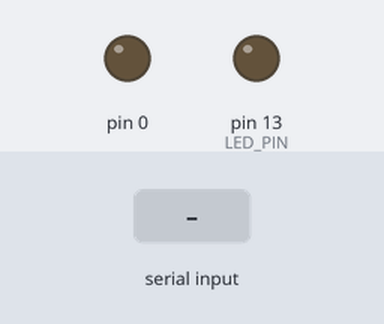
Bench run of a sketch on a simulated Arduino Uno, built for the host (arithmetic inside an expression is 32-bit, double 64-bit). Shown: output pins drawn as LEDs (lit = HIGH). Dashed ring = blinking. Inputs (shaded band) come from the test bench. What the sketch prints to the serial monitor is not drawn.

Above: at 1.2 s.
1.3 s: "3\n" received over Serial
At 1.55 s:
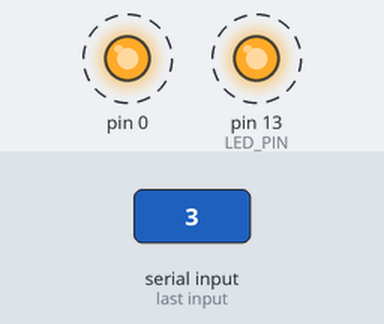
4.3 s: "5\n" received over Serial
At 5.3 s:
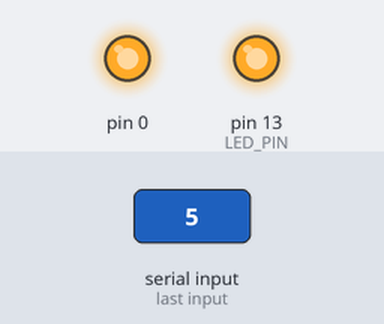
7.3 s: "1\n" received over Serial
Timing chart, 0 to 10.3 s (numbered marks = the images above; inputs shaded):
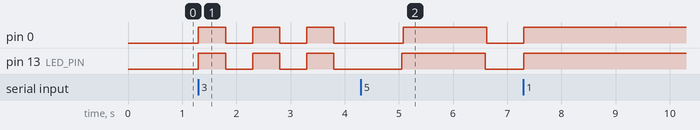

Measured:
- after the input at 1.3 s, pin 0, pin 13 (LED_PIN): alternates HIGH for 0.50 s and LOW for 0.50 s, starting at once

The sketch:

LaserModule.ino
```cpp
/*
 * 레이저 모듈 테스트 (KY-008 Laser Module)
 * 보드: NUCLEO-F103RB (STM32F103RBT6)
 * 환경: Arduino IDE with STM32duino
 *
 * 핀 연결:
 *   - VCC(중앙): 5V
 *   - GND(-): GND
 *   - Signal(S): PA0
 */

#define LASER_PIN PA0        // 레이저 제어 핀
#define LED_PIN LED_BUILTIN  // 내장 LED (PA5)

// 동작 모드
enum LaserMode {
  MODE_ON,
  MODE_OFF,
  MODE_BLINK,
  MODE_SOS,
  MODE_FADE
};

LaserMode currentMode = MODE_OFF;
unsigned long previousMillis = 0;
bool laserState = false;

// SOS 모드용 변수
const int sosPattern[] = {1, 0, 1, 0, 1, 0, 0, 0,   // S: ...
                          1, 1, 1, 0, 1, 1, 1, 0, 1, 1, 1, 0, 0, 0,  // O: ---
                          1, 0, 1, 0, 1, 0, 0, 0, 0, 0};  // S: ...
const int sosLength = 30;
int sosIndex = 0;
const int dotDuration = 150;

// PWM Fade 모드용 변수
int brightness = 0;
int fadeAmount = 5;

void setup() {
  Serial.begin(115200);
  while (!Serial) {
    ;
  }

  pinMode(LASER_PIN, OUTPUT);
  pinMode(LED_PIN, OUTPUT);
  digitalWrite(LASER_PIN, LOW);

  Serial.println("================================");
  Serial.println("레이저 모듈 테스트");
  Serial.println("NUCLEO-F103RB");
  Serial.println("================================");
  Serial.println();
  Serial.println("명령어:");
  Serial.println("  1: 레이저 ON");
  Serial.println("  2: 레이저 OFF");
  Serial.println("  3: 깜빡임 모드");
  Serial.println("  4: SOS 모드");
  Serial.println("  5: 밝기 조절(Fade) 모드");
  Serial.println();
  Serial.println("⚠️  주의: 눈에 직접 비추지 마세요!");
  Serial.println();
}

void loop() {
  // 시리얼 명령 처리
  if (Serial.available() > 0) {
    char cmd = Serial.read();
    processCommand(cmd);
  }

  // 현재 모드에 따른 동작
  switch (currentMode) {
    case MODE_ON:
      digitalWrite(LASER_PIN, HIGH);
      digitalWrite(LED_PIN, HIGH);
      break;

    case MODE_OFF:
      digitalWrite(LASER_PIN, LOW);
      digitalWrite(LED_PIN, LOW);
      break;

    case MODE_BLINK:
      blinkMode();
      break;

    case MODE_SOS:
      sosMode();
      break;

    case MODE_FADE:
      fadeMode();
      break;
  }
}

void processCommand(char cmd) {
  switch (cmd) {
    case '1':
      currentMode = MODE_ON;
      Serial.println("[모드] 레이저 ON");
      break;

    case '2':
      currentMode = MODE_OFF;
      Serial.println("[모드] 레이저 OFF");
      break;

    case '3':
      currentMode = MODE_BLINK;
      Serial.println("[모드] 깜빡임 모드 (500ms 간격)");
      break;

    case '4':
      currentMode = MODE_SOS;
      sosIndex = 0;
      Serial.println("[모드] SOS 모드");
      break;

    case '5':
      currentMode = MODE_FADE;
      brightness = 0;
      fadeAmount = 5;
      Serial.println("[모드] Fade 모드 (PWM)");
      break;

    default:
      // 개행 문자 등 무시
      if (cmd != '\n' && cmd != '\r') {
        Serial.println("알 수 없는 명령입니다. 1-5 중 선택하세요.");
      }
      break;
  }
}

void blinkMode() {
  unsigned long currentMillis = millis();

  if (currentMillis - previousMillis >= 500) {
    previousMillis = currentMillis;
    laserState = !laserState;
    digitalWrite(LASER_PIN, laserState);
    digitalWrite(LED_PIN, laserState);
  }
}

void sosMode() {
  unsigned long currentMillis = millis();

  if (currentMillis - previousMillis >= dotDuration) {
    previousMillis = currentMillis;

    if (sosPattern[sosIndex]) {
      digitalWrite(LASER_PIN, HIGH);
      digitalWrite(LED_PIN, HIGH);
    } else {
      digitalWrite(LASER_PIN, LOW);
      digitalWrite(LED_PIN, LOW);
    }

    sosIndex++;
    if (sosIndex >= sosLength) {
      sosIndex = 0;
      delay(500);  // SOS 패턴 반복 전 딜레이
    }
  }
}

void fadeMode() {
  unsigned long currentMillis = millis();

  if (currentMillis - previousMillis >= 30) {
    previousMillis = currentMillis;

    // PWM으로 밝기 조절
    analogWrite(LASER_PIN, brightness);

    brightness += fadeAmount;

    if (brightness <= 0 || brightness >= 255) {
      fadeAmount = -fadeAmount;
    }

    // 내장 LED도 동기화
    analogWrite(LED_PIN, brightness);
  }
}
```
